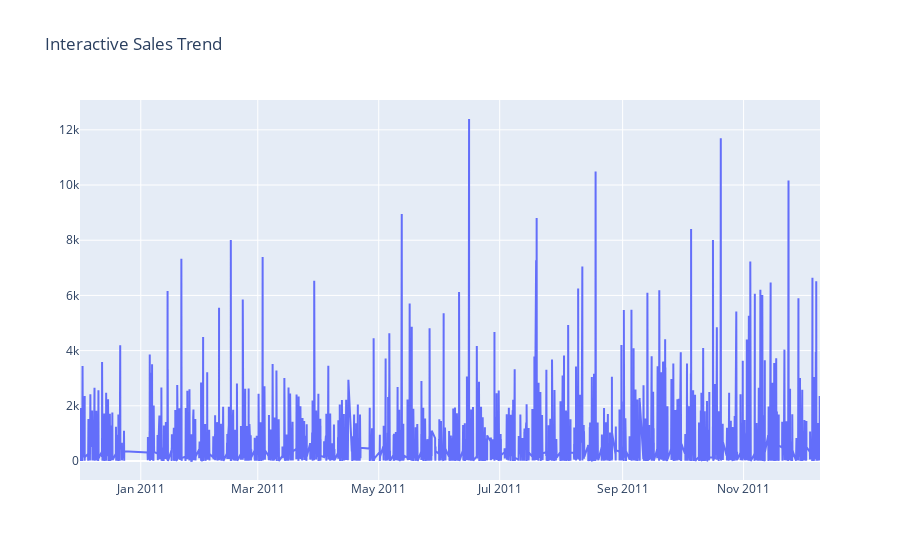

Write notebook code for a chart like this one.
### Code cell
# INTERATIVE SALES TREND
import plotly.graph_objects as go

# Interactive sales chart
fig = go.Figure()
fig.add_trace(go.Scatter(x=daily_sales.index, y=daily_sales.values, 
                         mode='lines', name='Sales'))
fig.update_layout(title='Interactive Sales Trend ',
                  hovermode='x unified')
fig.show()

### Figure 1 — Plotly figure (JSON) as saved in the notebook; plotly's stock layout.template omitted (floating-point values rounded to 4 significant figures; data arrays with more than 128 entries replaced by an {"elided": "..."} marker saying what was removed)
{"data": [{"mode": "lines", "name": "Sales", "type": "scatter", "x": {"elided": "16764 str values"}, "y": {"elided": "16764 float values"}}], "layout": {"hovermode": "x unified", "title": {"text": "Interactive Sales Trend "}}}
